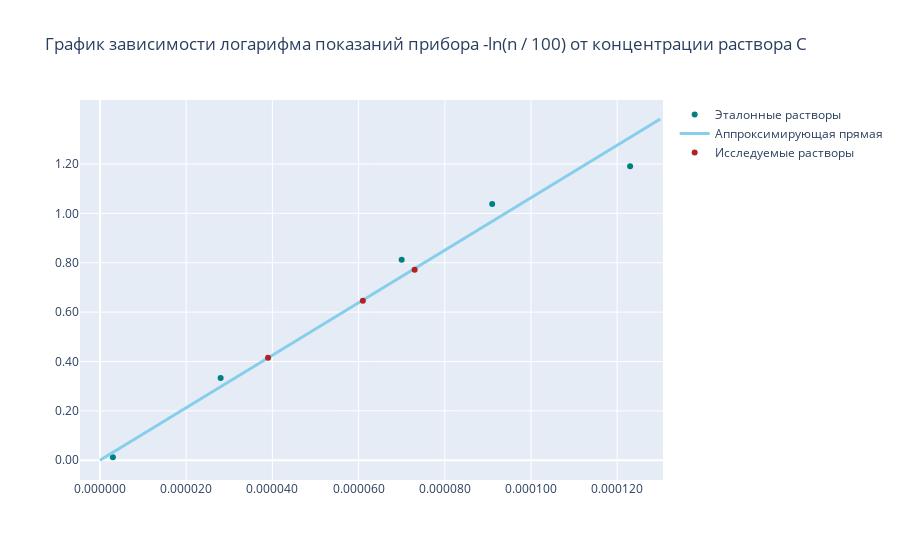

Notebook source saved alongside this figure:
### Code cell
p1 = go.Scatter(x = C_I2_H2O_ref, y = neg_log_n_ref, mode = 'markers', hoverinfo = 'x+y',
                marker = dict(color = 'rgb(0, 128, 128)'), name = 'Эталонные растворы')

p2 = go.Scatter(x = C_line, y = n_log_line, mode = 'lines', 
                               line = dict(color = 'rgb(135, 206, 235)', width = 3), name = 'Аппроксимирующая прямая')

p3 = go.Scatter(x = C_I2_H2O_bal, y = neg_log_n, mode = 'markers', hoverinfo = 'x+y',
                marker = dict(color = 'rgb(178, 34, 34)'), name = 'Исследуемые растворы')

layout = go.Layout(title = 'График зависимости логарифма показаний прибора -ln(n / 100) от концентрации раствора C',
                   xaxis = dict(showgrid = True, zeroline = True),
                   yaxis = dict(showgrid = True, zeroline = True),
                   showlegend = True, hovermode = 'closest')

fig = go.Figure(data = [p1, p2, p3], layout = layout)

fig.update_yaxes(tickvals = np.linspace(0, 1.2, 7), hoverformat = '.2f')
fig.update_xaxes(tickvals = np.linspace(0, 120e-6, 7), hoverformat = '.6f')

py.offline.iplot(fig)

### Figure 1 — Plotly figure (JSON) as saved in the notebook; plotly's stock layout.template omitted (floating-point values rounded to 4 significant figures)
{"data": [{"hoverinfo": "x+y", "marker": {"color": "rgb(0, 128, 128)"}, "mode": "markers", "name": "Эталонные растворы", "type": "scatter", "x": [3e-06, 2.8e-05, 7e-05, 9.1e-05, 0.000123], "y": [0.01207, 0.3327, 0.8119, 1.038, 1.191]}, {"line": {"color": "rgb(135, 206, 235)", "width": 3}, "mode": "lines", "name": "Аппроксимирующая прямая", "type": "scatter", "x": [0, 0.00013], "y": [0, 1.382]}, {"hoverinfo": "x+y", "marker": {"color": "rgb(178, 34, 34)"}, "mode": "markers", "name": "Исследуемые растворы", "type": "scatter", "x": [3.9e-05, 6.1e-05, 7.3e-05], "y": [0.4155, 0.6463, 0.7722]}], "layout": {"hovermode": "closest", "showlegend": true, "title": {"text": "График зависимости логарифма показаний прибора -ln(n / 100) от концентрации раствора C"}, "xaxis": {"hoverformat": ".6f", "showgrid": true, "tickvals": [0, 2e-05, 4e-05, 6e-05, 8e-05, 0.0001, 0.00012], "zeroline": true}, "yaxis": {"hoverformat": ".2f", "showgrid": true, "tickvals": [0, 0.2, 0.4, 0.6, 0.8, 1.0, 1.2], "zeroline": true}}}
